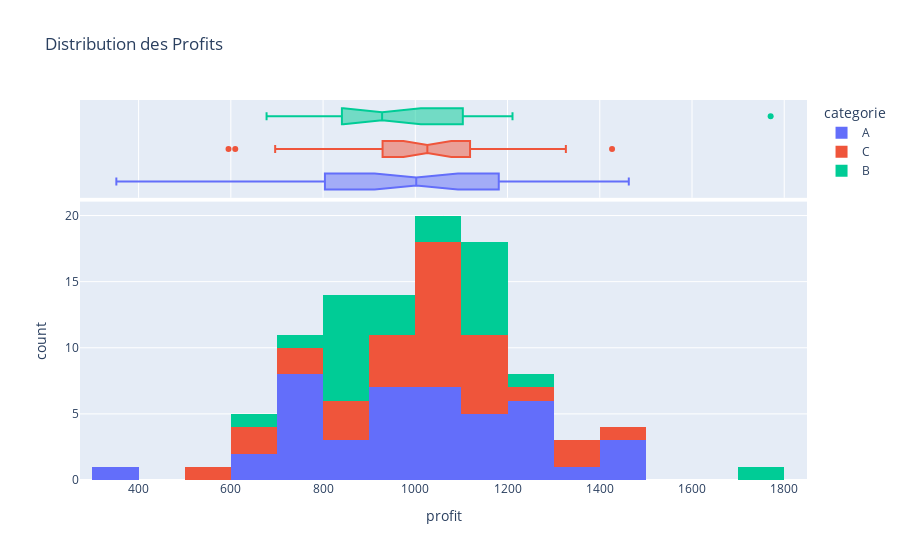

Notebook code cell kept with this figure:
### Code cell
# ============================================================================
# GRAPHIQUE 4 : HISTOGRAM (Histogramme de distribution)
# ============================================================================

print("\n HISTOGRAM - Distribution des données")

fig_hist = px.histogram(
    df_demo,
    x='profit',
    color='categorie',
    nbins=20,
    title=' Distribution des Profits',
    marginal='box',  # Ajoute un boxplot au dessus
    hover_data=df_demo.columns
)

fig_hist.show()

### Figure 1 — Plotly figure (JSON) as saved in the notebook; plotly's stock layout.template omitted (floating-point values rounded to 4 significant figures; data arrays with more than 128 entries replaced by an {"elided": "..."} marker saying what was removed)
{"data": [{"bingroup": "x", "hovertemplate": "categorie=A<br>profit=%{x}<br>count=%{y}<extra></extra>", "legendgroup": "A", "marker": {"color": "#636efa", "pattern": {"shape": ""}}, "name": "A", "nbinsx": 20, "orientation": "v", "showlegend": true, "type": "histogram", "x": [1095.0, 830.6, 697.0, 1043.0, 750.9, 1031.0, 1217.0, 724.5, 1227.0, 936.9, 845.4, 902.9, 1016.0, 1463.0, 626.5, 1137.0, 905.6, 1218.0, 784.5, 853.9, 1429.0, 1127.0, 1037.0, 1170.0, 977.1, 1173.0, 759.9, 905.0, 1353.0, 1184.0, 1424.0, 1206.0, 903.2, 351.7, 795.1, 750.4, 714.0, 912.0, 1288.0, 1233.0, 1002.0, 1023.0, 752.4], "xaxis": "x", "yaxis": "y"}, {"customdata": {"elided": "43x4 mixed values"}, "hovertemplate": "categorie=%{customdata[2]}<br>profit=%{x}<br>date=%{customdata[0]}<br>ventes=%{customdata[1]}<br>region=%{customdata[3]}<extra></extra>", "legendgroup": "A", "marker": {"color": "#636efa"}, "name": "A", "notched": true, "showlegend": false, "type": "box", "x": [1095.0, 830.6, 697.0, 1043.0, 750.9, 1031.0, 1217.0, 724.5, 1227.0, 936.9, 845.4, 902.9, 1016.0, 1463.0, 626.5, 1137.0, 905.6, 1218.0, 784.5, 853.9, 1429.0, 1127.0, 1037.0, 1170.0, 977.1, 1173.0, 759.9, 905.0, 1353.0, 1184.0, 1424.0, 1206.0, 903.2, 351.7, 795.1, 750.4, 714.0, 912.0, 1288.0, 1233.0, 1002.0, 1023.0, 752.4], "xaxis": "x2", "yaxis": "y2"}, {"bingroup": "x", "hovertemplate": "categorie=C<br>profit=%{x}<br>count=%{y}<extra></extra>", "legendgroup": "C", "marker": {"color": "#EF553B", "pattern": {"shape": ""}}, "name": "C", "nbinsx": 20, "orientation": "v", "showlegend": true, "type": "histogram", "x": [985.4, 1171.0, 1035.0, 1012.0, 1072.0, 1112.0, 1114.0, 1191.0, 952.6, 1013.0, 856.9, 1043.0, 1009.0, 595.0, 867.6, 841.5, 1081.0, 747.8, 696.1, 1253.0, 1089.0, 1155.0, 988.1, 949.5, 1326.0, 1026.0, 712.8, 1040.0, 1014.0, 1132.0, 1317.0, 1427.0, 609.6], "xaxis": "x", "yaxis": "y"}, {"customdata": {"elided": "33x4 mixed values"}, "hovertemplate": "categorie=%{customdata[2]}<br>profit=%{x}<br>date=%{customdata[0]}<br>ventes=%{customdata[1]}<br>region=%{customdata[3]}<extra></extra>", "legendgroup": "C", "marker": {"color": "#EF553B"}, "name": "C", "notched": true, "showlegend": false, "type": "box", "x": [985.4, 1171.0, 1035.0, 1012.0, 1072.0, 1112.0, 1114.0, 1191.0, 952.6, 1013.0, 856.9, 1043.0, 1009.0, 595.0, 867.6, 841.5, 1081.0, 747.8, 696.1, 1253.0, 1089.0, 1155.0, 988.1, 949.5, 1326.0, 1026.0, 712.8, 1040.0, 1014.0, 1132.0, 1317.0, 1427.0, 609.6], "xaxis": "x2", "yaxis": "y2"}, {"bingroup": "x", "hovertemplate": "categorie=B<br>profit=%{x}<br>count=%{y}<extra></extra>", "legendgroup": "B", "marker": {"color": "#00cc96", "pattern": {"shape": ""}}, "name": "B", "nbinsx": 20, "orientation": "v", "showlegend": true, "type": "histogram", "x": [910.7, 1077.0, 823.2, 771.4, 1211.0, 812.4, 1103.0, 1103.0, 1103.0, 1771.0, 1130.0, 1152.0, 677.5, 1136.0, 869.7, 1101.0, 933.1, 869.3, 858.5, 814.6, 803.7, 1092.0, 880.0, 922.9], "xaxis": "x", "yaxis": "y"}, {"customdata": [["2024-01-05T00:00:00", 58.81, "B", "Sud"], ["2024-01-10T00:00:00", 46.82, "B", "Sud"], ["2024-01-11T00:00:00", 51.02, "B", "Est"], ["2024-01-14T00:00:00", 54.63, "B", "Ouest"], ["2024-01-18T00:00:00", 48.43, "B", "Est"], ["2024-01-20T00:00:00", 54.84, "B", "Sud"], ["2024-01-21T00:00:00", 68.04, "B", "Nord"], ["2024-01-22T00:00:00", 56.24, "B", "Nord"], ["2024-01-23T00:00:00", 42.44, "B", "Nord"], ["2024-01-24T00:00:00", 37.65, "B", "Sud"], ["2024-01-28T00:00:00", 46.45, "B", "Nord"], ["2024-01-30T00:00:00", 59.86, "B", "Sud"], ["2024-02-07T00:00:00", 47.47, "B", "Ouest"], ["2024-02-13T00:00:00", 56.69, "B", "Ouest"], ["2024-02-17T00:00:00", 62.49, "B", "Sud"], ["2024-02-26T00:00:00", 80.31, "B", "Ouest"], ["2024-02-29T00:00:00", 63.92, "B", "Ouest"], ["2024-03-02T00:00:00", 73.32, "B", "Ouest"], ["2024-03-12T00:00:00", 67.34, "B", "Nord"], ["2024-03-15T00:00:00", 61.95, "B", "Nord"], ["2024-03-29T00:00:00", 63.78, "B", "Nord"], ["2024-03-30T00:00:00", 70.98, "B", "Ouest"], ["2024-04-01T00:00:00", 57.38, "B", "Nord"], ["2024-04-03T00:00:00", 78.79, "B", "Ouest"]], "hovertemplate": "categorie=%{customdata[2]}<br>profit=%{x}<br>date=%{customdata[0]}<br>ventes=%{customdata[1]}<br>region=%{customdata[3]}<extra></extra>", "legendgroup": "B", "marker": {"color": "#00cc96"}, "name": "B", "notched": true, "showlegend": false, "type": "box", "x": [910.7, 1077.0, 823.2, 771.4, 1211.0, 812.4, 1103.0, 1103.0, 1103.0, 1771.0, 1130.0, 1152.0, 677.5, 1136.0, 869.7, 1101.0, 933.1, 869.3, 858.5, 814.6, 803.7, 1092.0, 880.0, 922.9], "xaxis": "x2", "yaxis": "y2"}], "layout": {"barmode": "relative", "legend": {"title": {"text": "categorie"}, "tracegroupgap": 0}, "title": {"text": " Distribution des Profits"}, "xaxis": {"anchor": "y", "domain": [0, 1], "title": {"text": "profit"}}, "xaxis2": {"anchor": "y2", "domain": [0, 1], "matches": "x", "showgrid": true, "showticklabels": false}, "yaxis": {"anchor": "x", "domain": [0, 0.7326], "title": {"text": "count"}}, "yaxis2": {"anchor": "x2", "domain": [0.7426, 1], "matches": "y2", "showgrid": false, "showline": false, "showticklabels": false, "ticks": ""}}}
